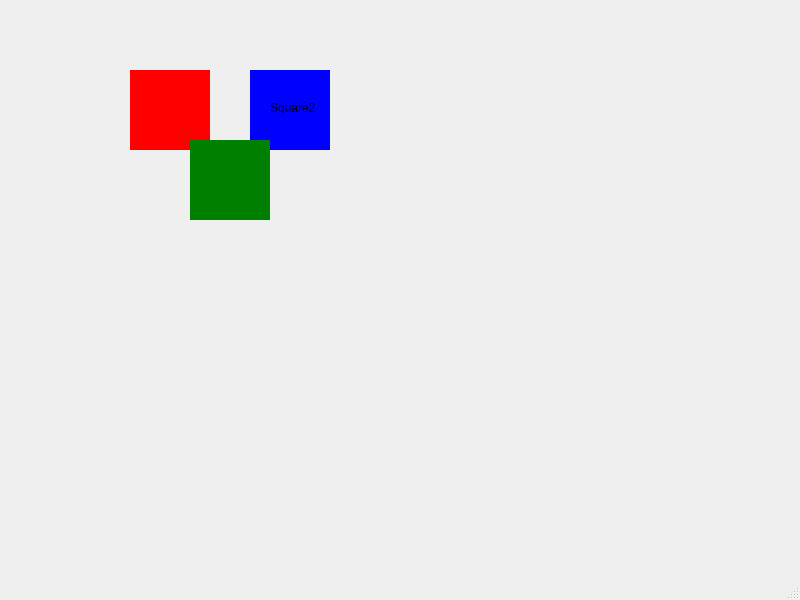
<?xml version="1.0" encoding="UTF-8"?>
<ui version="4.0">
 <class>MainWindow</class>
 <widget class="QMainWindow" name="MainWindow">
  <property name="geometry">
   <rect>
    <x>0</x>
    <y>0</y>
    <width>800</width>
    <height>600</height>
   </rect>
  </property>
  <property name="windowTitle">
   <string>MainWindow</string>
  </property>
  <widget class="QWidget" name="centralwidget">
   <widget class="QWidget" name="widget" native="true">
    <property name="geometry">
     <rect>
      <x>190</x>
      <y>140</y>
      <width>80</width>
      <height>80</height>
     </rect>
    </property>
    <property name="autoFillBackground">
     <bool>false</bool>
    </property>
    <property name="styleSheet">
     <string notr="true">background-color: green
</string>
    </property>
   </widget>
   <widget class="QWidget" name="widget_3" native="true">
    <property name="geometry">
     <rect>
      <x>250</x>
      <y>70</y>
      <width>80</width>
      <height>80</height>
     </rect>
    </property>
    <property name="styleSheet">
     <string notr="true">background-color: blue</string>
    </property>
    <widget class="QLabel" name="label_2">
     <property name="geometry">
      <rect>
       <x>20</x>
       <y>30</y>
       <width>49</width>
       <height>16</height>
      </rect>
     </property>
     <property name="autoFillBackground">
      <bool>false</bool>
     </property>
     <property name="styleSheet">
      <string notr="true"/>
     </property>
     <property name="text">
      <string>Square2</string>
     </property>
    </widget>
   </widget>
   <widget class="QWidget" name="widget_4" native="true">
    <property name="geometry">
     <rect>
      <x>130</x>
      <y>70</y>
      <width>80</width>
      <height>80</height>
     </rect>
    </property>
    <property name="styleSheet">
     <string notr="true">background-color: red
</string>
    </property>
    <widget class="QWidget" name="widget_5" native="true">
     <property name="geometry">
      <rect>
       <x>50</x>
       <y>50</y>
       <width>80</width>
       <height>80</height>
      </rect>
     </property>
     <property name="styleSheet">
      <string notr="true">background-color: red
</string>
     </property>
    </widget>
   </widget>
   <zorder>widget_3</zorder>
   <zorder>widget_4</zorder>
   <zorder>widget</zorder>
  </widget>
  <widget class="QMenuBar" name="menubar">
   <property name="geometry">
    <rect>
     <x>0</x>
     <y>0</y>
     <width>800</width>
     <height>21</height>
    </rect>
   </property>
  </widget>
  <widget class="QStatusBar" name="statusbar"/>
 </widget>
 <resources/>
 <connections/>
</ui>
